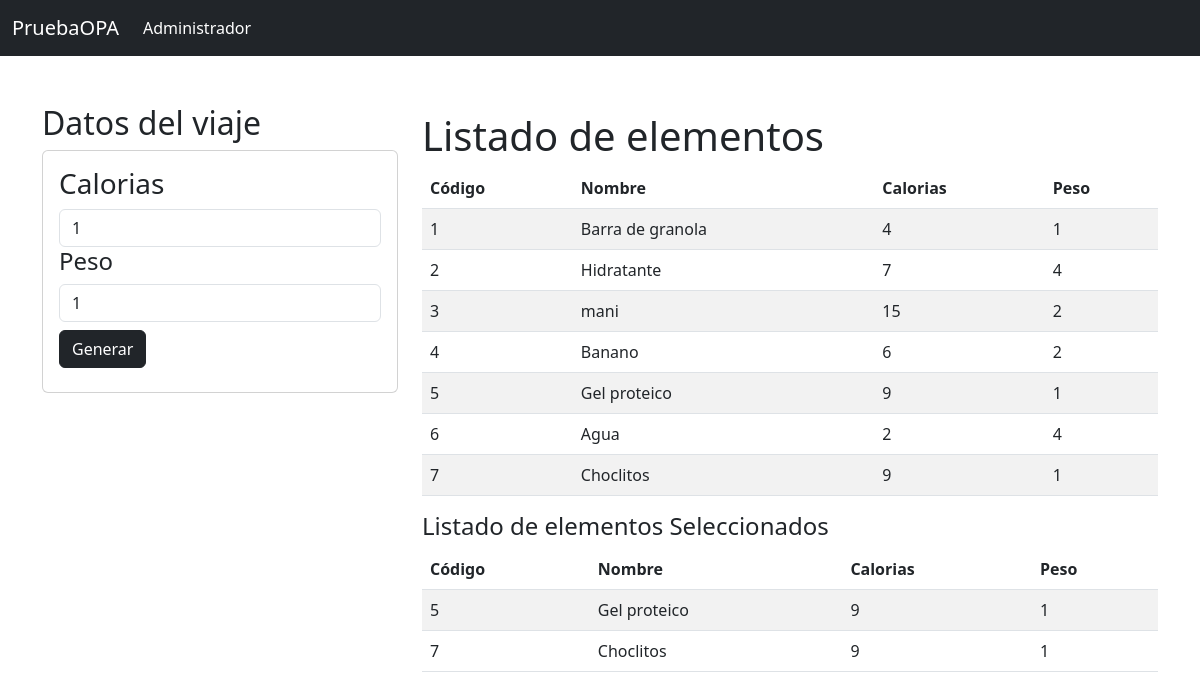
The page / on the database its author committed.
### Excursion/models.py (models this page shows, shortened)
class Elemento(models.Model):
    ID=models.PositiveSmallIntegerField(primary_key=True)
    nombre=models.CharField(max_length=50)
    calorias=models.PositiveIntegerField()
    peso=models.PositiveIntegerField()
    gain=models.FloatField(default="0")

class SelElemento(models.Model):
    ID=models.PositiveSmallIntegerField(primary_key=True)
    nombre=models.CharField(max_length=50)
    calorias=models.PositiveIntegerField()
    peso=models.PositiveIntegerField()
    gain=models.FloatField(default="0")

### Excursion/views.py (the view)
# urls.py: path('', views.home),
def home(request):
    elemento=Elemento.objects.all()
    selemento=SelElemento.objects.all()
    return render(request, 'aplicacion.html',{"selementos":selemento,"elementos":elemento})

### Excursion/templates/aplicacion.html (shortened to what this page needs)
{%extends "base.html" %}
    {% block main %}
        <div class="row">
            <div class="col-sm- 12 col-md-6 col-lg-4 col-xl-4">
                <h2>Datos del viaje</h2>
                <div class="card">
                    <div class="card-body">
                        <form action="/seleccionarelementos/" method="POST"> {% csrf_token %}
                            <h3>Calorias</h3>
                            <div class="form-group">
                                <input type="number" id="numCalorias" name="numCalorias" class="form-control" min="1" value="1" required>
                            </div>
                            <div class="form-group">
                            <h4>Peso</h4>
                             <input type="number" id="numPeso" name="numPeso" class="form-control" min="1" value="1" required>
                            </div>
                            <div class="form-group py-2">
                                <button type="submit" class="btn btn-dark text-white">Generar</button>
                            </div>
                        </form>
                    </div>
                </div>
        </div>
        <div class="col-sm- 12 col-md-6 col-lg-8 col-xl-8">
        <div class="table-responsive py-2 ">
            <h1>Listado de elementos</h1>
            <table class="table table-striped">
                <thead>
                    <tr>
                        <th>Código</th>
                        <th>Nombre</th>
                        <th>Calorias</th>
                        <th>Peso</th>
                    </tr>
                </thead>
                <tbody>
                    {% for c in elementos%}
                    <tr>
                        <td>{{c.ID}}</td>
                        <td>{{c.nombre}}</td>
                        <td>{{c.calorias}}</td>
                        <td>{{c.peso}}</td>
                    </tr>
                    {% endfor%}
                </tbody>
            </table>
            <h4>Listado de elementos Seleccionados</h4>
            <table class="table table-striped">
                <thead>
                    <tr>
                        <th>Código</th>
                        <th>Nombre</th>
                        <th>Calorias</th>
                        <th>Peso</th>
                    </tr>
                </thead>
                <tbody>
                    {% for c in selementos%}
                    <tr>
                        <td>{{c.ID}}</td>
                        <td>{{c.nombre}}</td>
                        <td>{{c.calorias}}</td>
                        <td>{{c.peso}}</td>
                    </tr>
                    {% endfor%}
                </tbody>
            </table>
        </div>
        </div>
        </div>
    {% endblock %}

### Excursion/templates/base.html (shortened to what this page needs)
<!DOCTYPE html>
<html>
    <head>
         <link href="https://cdn.jsdelivr.net/npm/bootstrap@5.3.0-alpha1/dist/css/bootstrap.min.css" rel="stylesheet">
    </head>
    <body>
        <nav class="navbar navbar-expand-lg navbar bg-dark"  data-bs-theme="dark">
            <div class="container-fluid">
              <a class="navbar-brand" href="#">PruebaOPA</a>
              <div class="collapse navbar-collapse" id="navbarNav">
                <ul class="navbar-nav">
                  <li class="nav-item">
                    <a class="nav-link active" aria-current="page" href="/admin/">Administrador</a>
                  </li>
                </ul>
              </div>
            </div>
          </nav>
          <div class="container py-5">
            {% block main %}
            {% endblock %}
          </div>
    </body>
</html>

### rows shown on the page
Elemento: ID "1", nombre "Barra de granola", calorias "4", peso "1"
Elemento: ID "2", nombre "Hidratante", calorias "7", peso "4"
Elemento: ID "3", nombre "mani", calorias "15", peso "2"
Elemento: ID "4", nombre "Banano", calorias "6", peso "2"
Elemento: ID "5", nombre "Gel proteico", calorias "9", peso "1"
Elemento: ID "6", nombre "Agua", calorias "2", peso "4"
Elemento: ID "7", nombre "Choclitos", calorias "9", peso "1"
SelElemento: ID "5", nombre "Gel proteico", calorias "9", peso "1"
SelElemento: ID "7", nombre "Choclitos", calorias "9", peso "1"
